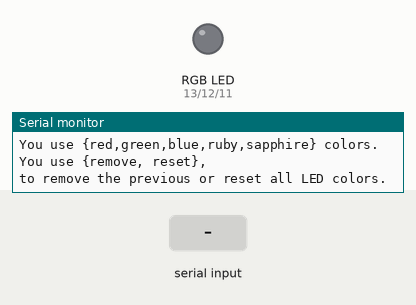
This sketch was run on a simulated Arduino Uno, built with avr-gcc and run on an emulated ATmega328P. Parts: an RGB LED mixed from three pins (HIGH = lit), the last lines printed to the serial monitor. Inputs (shaded band) come from the test bench.

Above: at 1.2 s.
1.3 s: "red\n" received over Serial
At 2.4 s:
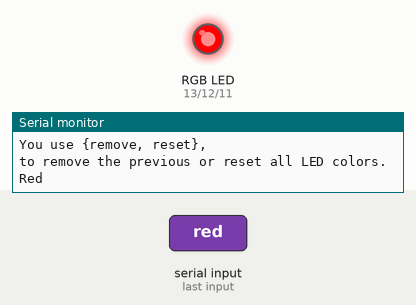
2.8 s: "green\n" received over Serial
At 4.3 s:
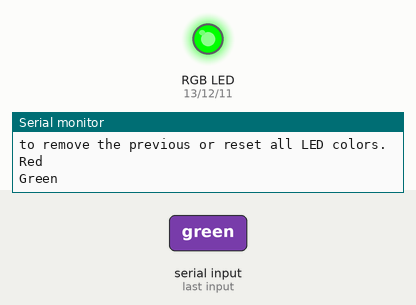
5.3 s: "blue\n" received over Serial
At 8.1 s:
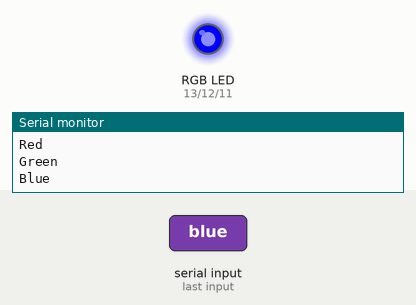
8.3 s: "reset\n" received over Serial
At 9.0 s:
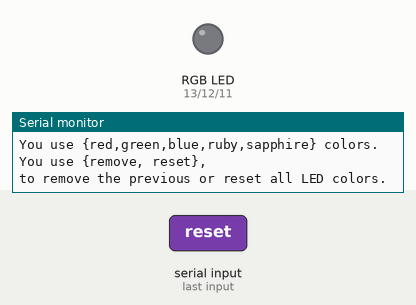
9.8 s: "ruby\n" received over Serial
At 10.1 s:
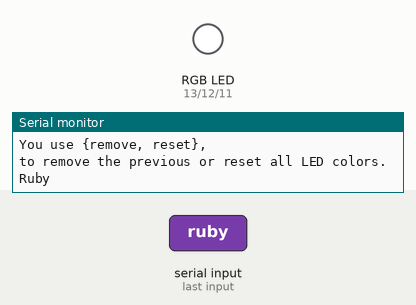
Timing chart, 0 to 12.3 s (numbered marks = the images above; inputs shaded):
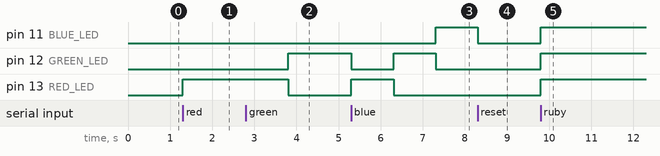

The sketch:

RGBbySerial.ino
```cpp
#define RED_LED 13
#define GREEN_LED 12
#define BLUE_LED 11
int state=-1;
int start=1;
int color[100][3];
void setup() {
  // put your setup code here, to run once:
  Serial.begin(9650);
  pinMode(RED_LED, OUTPUT);
  pinMode(GREEN_LED, OUTPUT);
  pinMode(BLUE_LED, OUTPUT);

}

void loop() {
  // put your main code here, to run repeatedly:

  if(start)
  {
    Serial.println("Welcome to the color game.");
    Serial.println("You use {red,green,blue,ruby,sapphire} colors.");
    Serial.println("You use {remove, reset}, \nto remove the previous or reset all LED colors.");
  }
  start=0;

    String value;


    value=Serial.readStringUntil('\n');
    if(value.equalsIgnoreCase("reset"))
    {
        state=-1;
        digitalWrite(RED_LED,0);
        digitalWrite(GREEN_LED,0);
        digitalWrite(BLUE_LED,0);
        start=1;
    }
     else if(value.equalsIgnoreCase("remove"))
    {

      state--;
    }
    if(value.equalsIgnoreCase("red")){
          state++;
          color[state][0]=255;
          color[state][1]=0;
          color[state][2]=0;
          Serial.println("Red");
      }
    else if(value.equalsIgnoreCase("green")){
          state++;
          color[state][0]=0;
          color[state][1]=255;
          color[state][2]=0;
          Serial.println("Green");

      }
    else if(value.equalsIgnoreCase("blue")){
          state++;
          color[state][0]=0;
          color[state][1]=0;
          color[state][2]=255;
          Serial.println("Blue");

      }
    else if(value.equalsIgnoreCase("ruby")){
          state++;
          color[state][0]=224;
          color[state][1]=17;
          color[state][2]=95;
          Serial.println("Ruby");

      }
     else if(value.equalsIgnoreCase("sapphire")){
            state++;
            color[state][0]=15;
            color[state][1]=82;
            color[state][2]=186;
            Serial.println("Saphire");

      }

    for(int i=0;i<=state;i++){
        digitalWrite(RED_LED,color[i][0]);
        digitalWrite(GREEN_LED,color[i][1]);
        digitalWrite(BLUE_LED,color[i][2]);
        delay(1000);
    }
}
```

Measured:
- after the input at 1.3 s, pin 13 (RED_LED): LOW → HIGH at once
- after the input at 2.8 s, pin 12 (GREEN_LED): LOW → HIGH after 1.0 s; pin 13 (RED_LED): HIGH → LOW after 1.0 s
- after the input at 5.3 s, pin 11 (BLUE_LED): LOW → HIGH after 2.0 s
- after the input at 8.3 s, pin 11 (BLUE_LED): HIGH → LOW after 0.01 s instead of 1.0 s; pin 13 (RED_LED): stays LOW (without the input it goes to HIGH after 1.0 s)
- after the input at 9.8 s, pin 11 (BLUE_LED), pin 12 (GREEN_LED), pin 13 (RED_LED): LOW → HIGH at once
